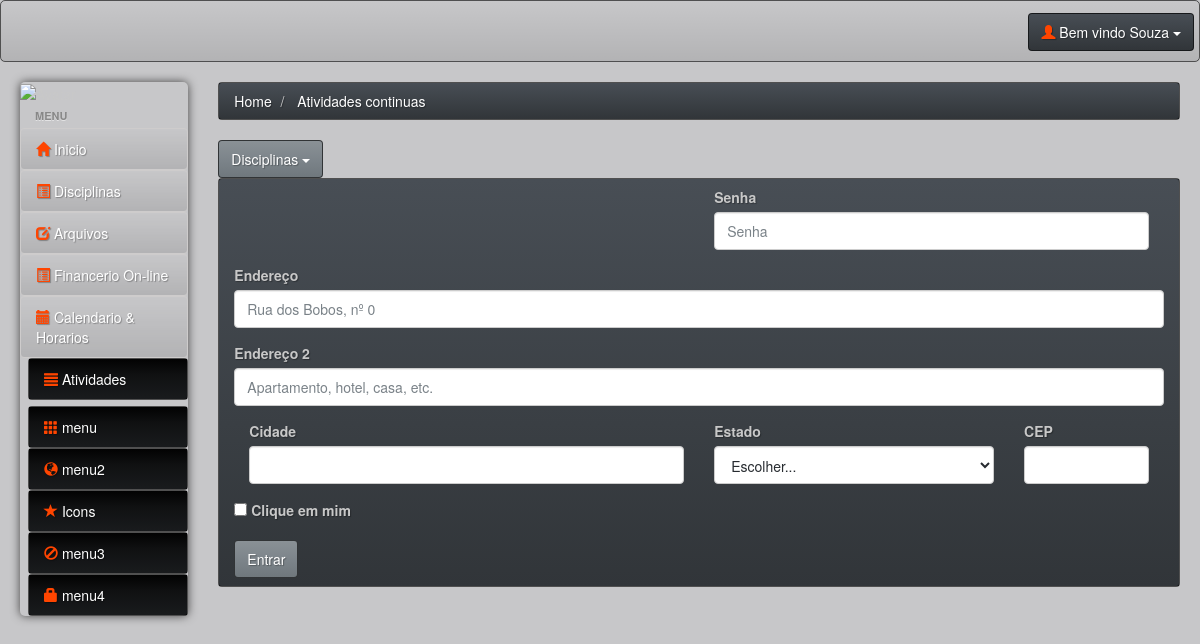
The app's page /professor/2/, older data.
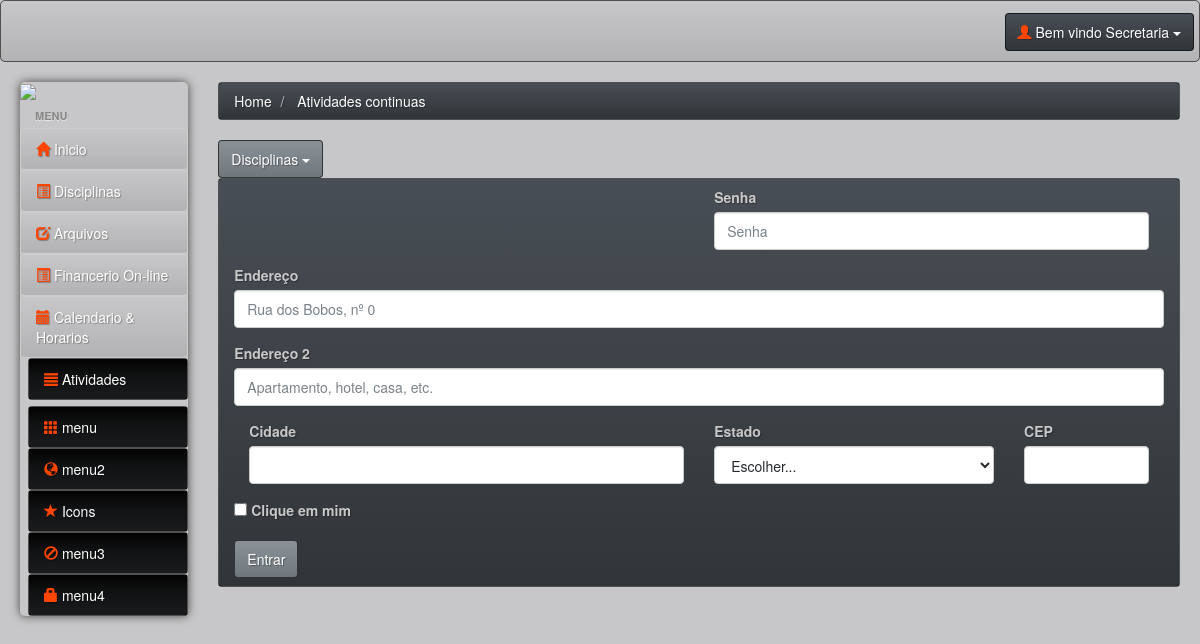
The same page, newer data.
### core/models/my_user_admin.py (models this page shows, shortened)
class MyUserAdmin(AbstractUser):
    email = models.EmailField(verbose_name='email address', max_length=255, unique=True)
    dt_expiracao = models.DateTimeField('Data de Expiracao', default=date(year=1900, month=1, day=1))
    is_staff = models.BooleanField('Menbro da equipe', default=True)
    is_active = models.BooleanField(default=True)
    is_admin = models.BooleanField(default=False)
    USERNAME_FIELD = 'email'
    REQUIRED_FIELDS = ['first_name', 'last_name', 'dt_expiracao']
    objects = UserManager()

### core/views.py (the view)
# urls.py: path('professor/<int:pk>/', ProfessorDetailview.as_view(), name='professor'),
class ProfessorDetailview(DetailView):
    model = MyUserAdmin
    context_object_name = 'professor_list'
    template_name = 'core/professor.html'
    def get_queryset(self):
        self.user = get_object_or_404(MyUserAdmin, pk=self.kwargs['pk'])
        return MyUserAdmin.objects.filter(id__exact=self.user.id)

### core/templates/core/professor.html (shortened to what the changed rows need)
{%load static%}
<!DOCTYPE html>
<html lang="pt-br">
<head>
    <link href="{% static 'css/bootstrap-slate.min.css' %}" rel="stylesheet">
    <link href="{% static 'css/rug-app.css' %}" rel="stylesheet">
    <link href="{% static 'css/jquery.noty.css' %}" rel='stylesheet' >
    <link href="{% static 'components/chosen/chosen.min.css' %}" rel='stylesheet'>
    <link href="{% static 'components/colorbox/example3/colorbox.css' %}" rel='stylesheet'>
    <link href="{% static 'css/elfinder.min.css' %}" rel='stylesheet'>
    <link href="{% static 'css/elfinder.theme.css' %}" rel='stylesheet'>
    <link href="{% static 'css/meu_estilo.css' %}" rel='stylesheet'>
</head>
<body>
    <div class=" navbar  navbar-relative-top" role="navigation">
        <div class=" navbar-inner ">
            <div class="btn-group pull-right">
                <button class="btn btn-default dropdown-toggle" data-toggle="dropdown">
                    <i class="glyphicon glyphicon-user"></i><span class="hidden-sm hidden-xs"> Bem vindo {{ professor_list.first_name }}</span>
                    <span class="caret"></span>
                </button>
            </div>
        </div>
    </div>
</body>
</html>

Row changes from the older to the newer data that the page shows:
changed MyUserAdmin: first_name "Souza" → "Secretaria"
